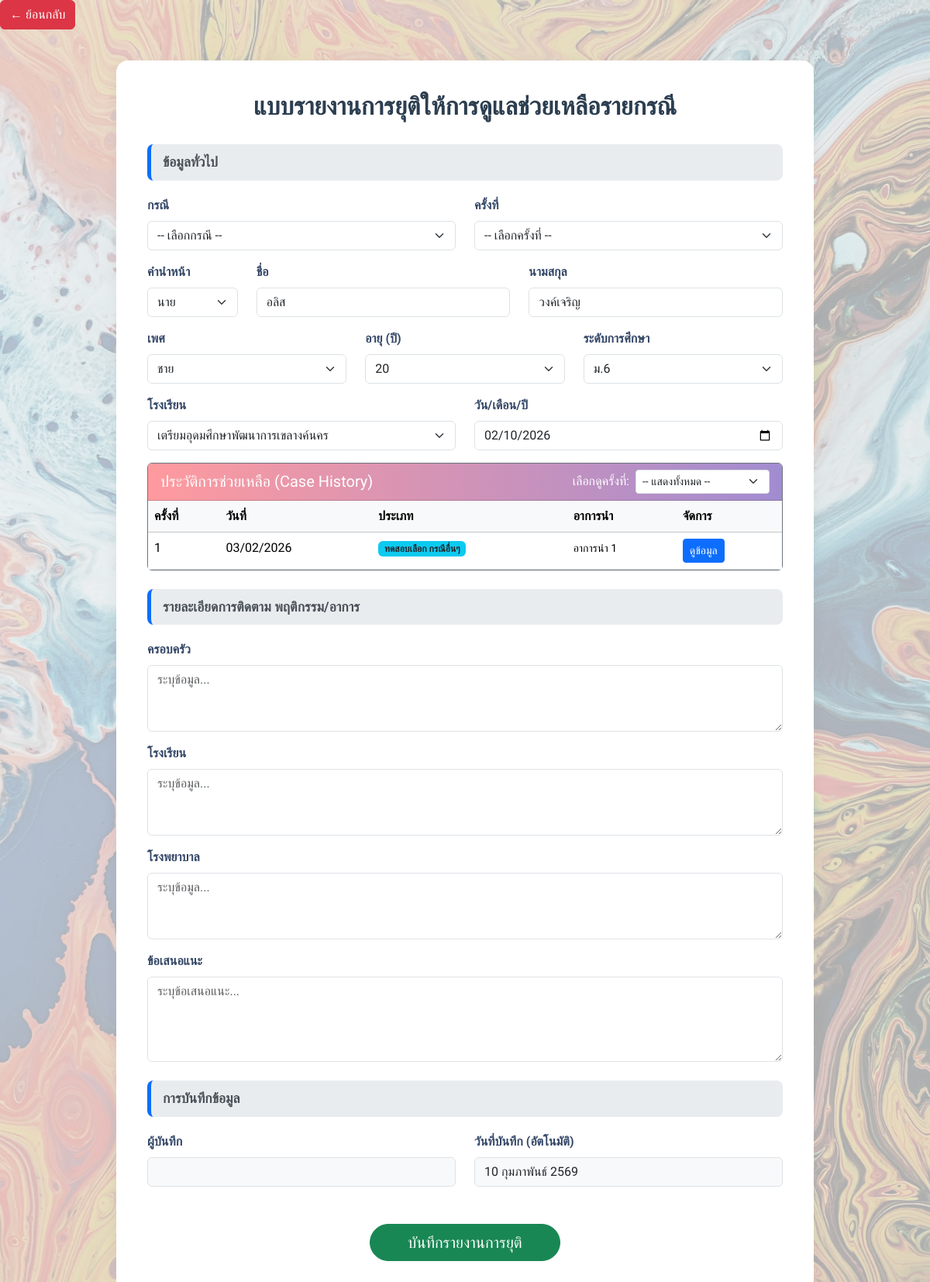
Screenshot of /closure_report.php?pid=1529902099888 with the database file from the repository.
### tables this page shows
CREATE TABLE `student_data` (
  `school_id` int DEFAULT NULL COMMENT 'รหัสโรงเรียน',
  `pid` varchar(13) NOT NULL COMMENT 'รหัสบัตรประชาชน',
  `sex` int DEFAULT NULL,
  `prefix_id` int DEFAULT NULL COMMENT 'ไอดีคำนำหน้าชื่อ',
  `fname` varchar(100) DEFAULT NULL COMMENT 'ชื่อ',
  `lname` varchar(100) DEFAULT NULL COMMENT 'นามสกุล',
  `age` int DEFAULT NULL COMMENT 'อายุ',
  `class` varchar(20) DEFAULT NULL COMMENT 'ชั้นเรียน',
  `room` varchar(20) DEFAULT NULL COMMENT 'ห้อง',
  `tel` varchar(10) DEFAULT NULL COMMENT 'เบอร์โทรศัพท์',
  `date_time` datetime DEFAULT NULL COMMENT 'เวลาที่กรอกแบบฟอร์ม'
);

CREATE TABLE `prefix` (
  `prefix_id` int NOT NULL,
  `prefix_name` varchar(50) NOT NULL
);

CREATE TABLE `sex` (
  `sex_id` int NOT NULL,
  `sex_name` varchar(15) DEFAULT NULL
);

CREATE TABLE `school` (
  `school_id` int NOT NULL,
  `school_name` varchar(191) DEFAULT NULL
);

CREATE TABLE `add_caselog` (
  `id` int NOT NULL COMMENT 'รหัสลำดับเคส (Primary Key)',
  `pid` varchar(13) NOT NULL COMMENT 'รหัสบัตรประชาชนนักเรียน (FK)',
  `case_type` varchar(100) DEFAULT NULL COMMENT 'ประเภทกรณี (ซึมเศร้า, เครียด, ฯลฯ)',
  `report_date` date DEFAULT NULL COMMENT 'วันที่รายงาน',
  `presenting_symptoms` text COMMENT 'อาการนำ (Presenting Symptoms)',
  `history_personal` text COMMENT 'ประวัติส่วนตัว',
  `history_family` text COMMENT 'ข้อมูลจากครอบครัว',
  `history_school` text COMMENT 'ข้อมูลจากโรงเรียน',
  `personal_habits` text COMMENT 'นิสัยส่วนตัว',
  `history_hospital` text COMMENT 'ข้อมูลจากโรงพยาบาล',
  `consultation_details` text COMMENT 'รายละเอียดการให้การปรึกษา',
  `event_details` text COMMENT 'รายละเอียดเหตุการณ์',
  `assist_school` text COMMENT 'แนวทางช่วยเหลือ-โรงเรียน',
  `assist_hospital` text COMMENT 'แนวทางช่วยเหลือ-โรงพยาบาล',
  `assist_parent` text COMMENT 'แนวทางช่วยเหลือ-ผู้ปกครอง',
  `assist_other` text COMMENT 'แนวทางช่วยเหลือ-หน่วยงานอื่น',
  `suggestions` text COMMENT 'ข้อเสนอแนะ',
  `recorder` varchar(50) DEFAULT NULL COMMENT 'ผู้บันทึกข้อมูล (FK)',
  `created_at` datetime DEFAULT CURRENT_TIMESTAMP COMMENT 'วันเวลาที่บันทึก',
  `updated_at` datetime DEFAULT CURRENT_TIMESTAMP ON UPDATE CURRENT_TIMESTAMP COMMENT 'วันเวลาที่แก้ไขล่าสุด'
);

### public/closure_report.php (the view, shortened to what this page needs)
<?php
$db = Database::connect();
$pid = $_GET['pid'] ?? '';
$schools = $db->query("SELECT school_id, school_name FROM school ORDER BY school_id")->fetchAll();
$prefixes = $db->query("SELECT prefix_id, prefix_name FROM prefix ORDER BY prefix_id")->fetchAll();
$sexes = $db->query("SELECT sex_id, sex_name FROM sex ORDER BY sex_id")->fetchAll();
$student = [];
if (!empty($pid)) {
    $stmt_std = $db->prepare("SELECT * FROM student_data WHERE pid = :pid");
    $stmt_std->execute([':pid' => $pid]);
    $result_std = $stmt_std->fetch(PDO::FETCH_ASSOC);
    if ($result_std) {
        $student = $result_std;
    }
}
$recorder_name = "";
$caseLogs = [];
if (!empty($pid)) {
    $stmtHistory = $db->prepare("SELECT * FROM add_caselog WHERE pid = :pid ORDER BY report_date DESC, created_at DESC");
    $stmtHistory->execute([':pid' => $pid]);
    $caseLogs = $stmtHistory->fetchAll(PDO::FETCH_ASSOC);
}
?>
<!DOCTYPE html>
<html lang="th">
<head>
    <link rel="stylesheet" href="https://cdn.jsdelivr.net/npm/sweetalert2@11/dist/sweetalert2.min.css">
    <link href="https://cdn.jsdelivr.net/npm/bootstrap@5.3.3/dist/css/bootstrap.min.css" rel="stylesheet">
    <link href="css/style.css" rel="stylesheet">
    <link href="css/closure_report.css" rel="stylesheet">
</head>
<body>
    <div class="d-flex justify-content-between align-items-center mb-4">
        <a href="add_case_history.php?pid=<?= htmlspecialchars($pid) ?>" class="btn btn-danger">← ย้อนกลับ</a>
    </div>
    <div class="container container-form">
        <h2>แบบรายงานการยุติให้การดูแลช่วยเหลือรายกรณี</h2>
        <form action="save_closure.php" method="post">
            <div class="form-section-header">ข้อมูลทั่วไป</div>
            <div class="row mb-3">
                <div class="col-md-6">
                    <label class="form-label">กรณี</label>
                    <select name="case_type" class="form-select" required>
                        <option value="" disabled selected>-- เลือกกรณี --</option>
                    </select>
                </div>
                <div class="col-md-6">
                    <label class="form-label">ครั้งที่</label>
                    <select name="case_count" class="form-select" required>
                        <option value="" disabled selected>-- เลือกครั้งที่ --</option>
                    </select>
                </div>
            </div>
            <div class="row mb-3">
                <div class="col-md-2">
                    <label class="form-label">คำนำหน้า</label>
                    <select name="prefix_id" class="form-select" required>
                        <?php foreach ($prefixes as $prefix): ?>
                            <option value="<?= $prefix['prefix_id'] ?>" <?= (isset($student['prefix_id']) && $student['prefix_id'] == $prefix['prefix_id']) ? 'selected' : '' ?>>
                                <?= htmlspecialchars($prefix['prefix_name']) ?>
                            </option>
                        <?php endforeach; ?>
                    </select>
                </div>
                <div class="col-md-5">
                    <label class="form-label">ชื่อ</label>
                    <input type="text" name="firstname" class="form-control" value="<?= isset($student['fname']) ? htmlspecialchars($student['fname']) : '' ?>" required>
                </div>
                <div class="col-md-5">
                    <label class="form-label">นามสกุล</label>
                    <input type="text" name="lastname" class="form-control" value="<?= isset($student['lname']) ? htmlspecialchars($student['lname']) : '' ?>" required>
                </div>
            </div>
            <div class="row mb-3">
                <div class="col-md-4">
                    <label class="form-label">เพศ</label>
                    <select name="sex_id" class="form-select" required>
                        <?php foreach ($sexes as $sex): ?>
                            <option value="<?= $sex['sex_id'] ?>" <?= (isset($student['sex']) && $student['sex'] == $sex['sex_id']) ? 'selected' : '' ?>>
                                <?= htmlspecialchars($sex['sex_name']) ?>
                            </option>
                        <?php endforeach; ?>
                    </select>
                </div>
                <div class="col-md-4">
                    <label class="form-label">อายุ (ปี)</label>
                    <select name="age" class="form-select" required>
                        <?php for ($i = 12; $i <= 20; $i++): ?>
                            <option value="<?= $i ?>" <?= (isset($student['age']) && $student['age'] == $i) ? 'selected' : '' ?>><?= $i ?></option>
                        <?php endfor; ?>
                    </select>
                </div>
                <div class="col-md-4">
                    <label class="form-label">ระดับการศึกษา</label>
                    <select name="education_level" class="form-select" required>
                        <?php
                        $db_class = isset($student['class']) ? (int)preg_replace('/[^0-9]/', '', $student['class']) : 0;
                        for ($i = 1; $i <= 6; $i++):
                        ?>
                            <option value="<?= $i ?>" <?= ($db_class == $i) ? 'selected' : '' ?>>ม.<?= $i ?></option>
                        <?php endfor; ?>
                    </select>
                </div>
            </div>
            <div class="row mb-3">
                <div class="col-md-6">
                    <label class="form-label">โรงเรียน</label>
                    <select name="school_id" class="form-select" required>
                        <?php foreach ($schools as $school): ?>
                            <option value="<?= $school['school_id'] ?>" <?= (isset($student['school_id']) && $student['school_id'] == $school['school_id']) ? 'selected' : '' ?>>
                                <?= htmlspecialchars($school['school_name']) ?>
                            </option>
                        <?php endforeach; ?>
                    </select>
                </div>
                <div class="col-md-6">
                    <label class="form-label">วัน/เดือน/ปี</label>
                    <input type="date" name="report_date" class="form-control" value="<?= date('Y-m-d') ?>" required>
                </div>
            </div>
            <div class="card mb-4 border-secondary">
                <div class="card-header text-white d-flex justify-content-between align-items-center" style="background: linear-gradient(90deg, #ff9a9e, #a18cd1);">
                    <h5 class="mb-0">ประวัติการช่วยเหลือ (Case History)</h5>
                    <div class="d-flex align-items-center">
                        <label class="me-2 text-white text-nowrap">เลือกดูครั้งที่:</label>
                        <select id="historyFilter" class="form-select form-select-sm">
                            <option value="all">-- แสดงทั้งหมด --</option>
                        </select>
                    </div>
                </div>
                <div class="card-body p-0">
                    <div class="table-responsive" style="max-height: 250px; overflow-y: auto;">
                        <table class="table table-hover mb-0">
                            <thead class="table-light" style="position: sticky; top: 0; z-index: 5;">
                                <tr>
                                    <th>ครั้งที่</th>
                                    <th>วันที่</th>
                                    <th>ประเภท</th>
                                    <th>อาการนำ</th>
                                    <th>จัดการ</th>
                                </tr>
                            </thead>
                            <tbody id="historyTableBody">
                                <?php if (count($caseLogs) > 0): ?>
                                    <?php foreach ($caseLogs as $index => $log): ?>
                                        <tr class="case-row" data-id="<?= $log['id'] ?>">
                                            <td><?= count($caseLogs) - $index ?></td>
                                            <td><?= date('d/m/Y', strtotime($log['report_date'])) ?></td>
                                            <td><span class="badge bg-info text-dark"><?= htmlspecialchars($log['case_type']) ?></span></td>
                                            <td><small><?= htmlspecialchars(mb_strimwidth($log['presenting_symptoms'], 0, 50, '...')) ?></small></td>
                                            <td>
                                                <button type="button" class="btn btn-sm btn-primary" data-bs-toggle="modal" data-bs-target="#viewCaseModal<?= $log['id'] ?>">
                                                    ดูข้อมูล
                                                </button>
                                            </td>
                                        </tr>
                                    <?php endforeach; ?>
                                <?php else: ?>
                                    <tr>
                                        <td colspan="5" class="text-center text-muted py-3">ไม่พบประวัติการช่วยเหลือ</td>
                                    </tr>
                                <?php endif; ?>
                            </tbody>
                        </table>
                    </div>
                </div>
            </div>
            <div class="form-section-header">รายละเอียดการติดตาม พฤติกรรม/อาการ</div>
            <div class="mb-3">
                <label class="form-label">ครอบครัว</label>
                <textarea name="detail_family" class="form-control" rows="3" placeholder="ระบุข้อมูล..."></textarea>
            </div>
            <div class="mb-3">
                <label class="form-label">โรงเรียน</label>
                <textarea name="detail_school" class="form-control" rows="3" placeholder="ระบุข้อมูล..."></textarea>
            </div>
            <div class="mb-3">
                <label class="form-label">โรงพยาบาล</label>
                <textarea name="detail_hospital" class="form-control" rows="3" placeholder="ระบุข้อมูล..."></textarea>
            </div>
            <div class="mb-4">
                <label class="form-label">ข้อเสนอแนะ</label>
                <textarea name="suggestion" class="form-control" rows="4" placeholder="ระบุข้อเสนอแนะ..."></textarea>
            </div>
            <div class="form-section-header">การบันทึกข้อมูล</div>
            <div class="row mb-4">
                <div class="col-md-6">
                    <label class="form-label">ผู้บันทึก</label>
                    <input type="text"
                        name="recorder_name"
                        class="form-control bg-light"
                        value="<?= htmlspecialchars($recorder_name) ?>"
                        readonly
                        required>
                </div>
                <div class="col-md-6">
                    <label class="form-label">วันที่บันทึก (อัตโนมัติ)</label>
                    <input type="text" id="record_date_display" class="form-control bg-light" readonly>
                </div>
            </div>
            <div class="text-center mt-5">
                <button type="submit" class="btn btn-success btn-lg px-5 rounded-pill">
                    บันทึกรายงานการยุติ
                </button>
            </div>
        </form>
    </div>
</body>
</html>

### public/css/style.css (style rules this page uses)
:root { --font-family-sans: 'Mitr', sans-serif; --font-family-heading: 'Mitr', sans-serif; }
body { background-color: #BBE0EF; position: relative; background-attachment: fixed; font-family: var(--font-family-sans); }
h1, h2, h3, h4, h5, h6, .h1, .h2, .h3, .h4, .h5, .h6 { font-family: var(--font-family-heading); }
body::before { content: ""; position: fixed; top: 0; left: 0; width: 100%; height: 100%; background-image: url('../image/bg_login.jpg'); background-size: cover; background-position: center; background-repeat: no-repeat; opacity: 0.30; z-index: -1; }

### public/css/closure_report.css (style rules this page uses)
body { background-color: #f5f7fa; }
.container-form { max-width: 900px; margin: 40px auto; background: #ffffff; padding: 40px; border-radius: 15px; box-shadow: 0 4px 20px rgba(0, 0, 0, 0.05); }
h2 { color: #2c3e50; font-weight: bold; margin-bottom: 30px; text-align: center; }
.form-section-header { background-color: #e9ecef; padding: 10px 15px; border-radius: 8px; margin-bottom: 20px; margin-top: 20px; color: #495057; font-weight: bold; font-size: 1.1rem; border-left: 5px solid #0d6efd; }
.form-label { font-weight: 600; color: #344767; }

### rows the page displays
student_data: prefix_id "นาย", firstname "อลิส", lastname "วงค์เจริญ", sex_id "ชาย", age "20", education_level "ม.6", school_id "เตรียมอุดมศึกษาพัฒนาการเขลางค์นคร"
add_caselog: count($caseLogs) - $index "1", report_date "03/02/2026", case_type "ทดสอบเลือก กรณีอื่นๆ", presenting_symptoms "อาการนำ 1"
